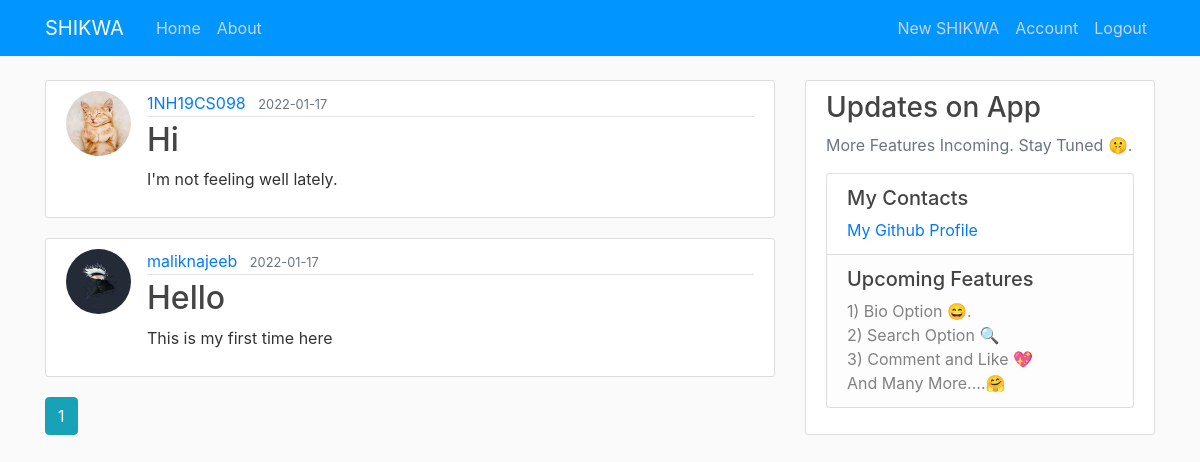
Screenshot of /home (signed in) with the database file from the repository.
### shikwa/models.py (models this page shows, shortened)
class Post(db.Model):
    id = db.Column(db.Integer, primary_key=True)
    title = db.Column(db.String(100), nullable=False)
    date_posted = db.Column(db.DateTime, nullable=False, default=datetime.utcnow)
    content = db.Column(db.Text, nullable=False)
    user_id = db.Column(db.Integer, db.ForeignKey('user.id'), nullable=False)

class User(db.Model, UserMixin):
    id = db.Column(db.Integer, primary_key=True)
    username = db.Column(db.String(20), unique=True, nullable=False)
    email = db.Column(db.String(120), unique=True, nullable=False)
    image_file = db.Column(db.String(20), nullable=False, default='default.jpg')
    password = db.Column(db.String(60), nullable=False)
    posts = db.relationship('Post', backref='author', lazy=True)

### shikwa/main/routes.py (the view)
@main.route("/home")
def home():
    page = request.args.get('page', 1, type=int)
    posts = Post.query.order_by(Post.date_posted.desc()).paginate(page=page, per_page=5)
    return render_template('home.html', posts=posts)

### shikwa/models.py (called while the page is built)
@login_manager.user_loader
def load_user(user_id):
    return User.query.get(int(user_id))

### shikwa/templates/home.html
{% extends "layout.html" %}
{% block content %}
    {% if posts.items %}
      {% for post in posts.items %}
          <article class="media content-section">
            <img class="rounded-circle article-img" src="{{ url_for('static', filename='profile_pics/' + post.author.image_file) }}">
            <div class="media-body">
              <div class="article-metadata">
                <a class="mr-2" href="{{ url_for('users.user_posts', username=post.author.username) }}">{{ post.author.username }}</a>
                <small class="text-muted">{{ post.date_posted.strftime('%Y-%m-%d') }}</small>
              </div>
              <h2><a class="article-title" href="{{ url_for('posts.post', post_id=post.id) }}">{{ post.title }}</a></h2>
              <p class="article-content">{{ post.content }}</p>
            </div>
          </article>
      {% endfor %}
      {% for page_num in posts.iter_pages(left_edge=1, right_edge=1, left_current=1, right_current=2) %}
        {% if page_num %}
          {% if posts.page == page_num %}
            <a class="btn btn-info mb-4" href="{{ url_for('main.home', page=page_num) }}">{{ page_num }}</a>
          {% else %}
            <a class="btn btn-outline-info mb-4" href="{{ url_for('main.home', page=page_num) }}">{{ page_num }}</a>
          {% endif %}
        {% else %}
          ...
        {% endif %}
      {% endfor %}
    {%else%}
          <div class="content-section"><h1>No SHIKWA(s) Yet</h1>
          </div>
    {% endif %}
{% endblock content %}

### shikwa/static/main.css (style rules this page uses)
body { background: #fafafa; color: #333333; margin-top: 5rem; }
h1, h2, h3, h4, h5, h6 { color: #444444; }
.content-section { background: #ffffff; padding: 10px 20px; border: 1px solid #dddddd; border-radius: 3px; margin-bottom: 20px; }
.article-title { color: #444444; }
.article-content { white-space: pre-line; }
.article-img { height: 65px; width: 65px; margin-right: 16px; }
.article-metadata { padding-bottom: 1px; margin-bottom: 4px; border-bottom: 1px solid #e3e3e3 }

### rows the page displays
Post: image_file (picture), author.username "1NH19CS098", date_posted "2022-01-17", title "Hi", content "I'm not feeling well lately."
Post: image_file (placeholder picture), author.username "maliknajeeb", date_posted "2022-01-17", title "Hello", content "This is my first time here"

### other values shown
{{ page_num }} "1"
